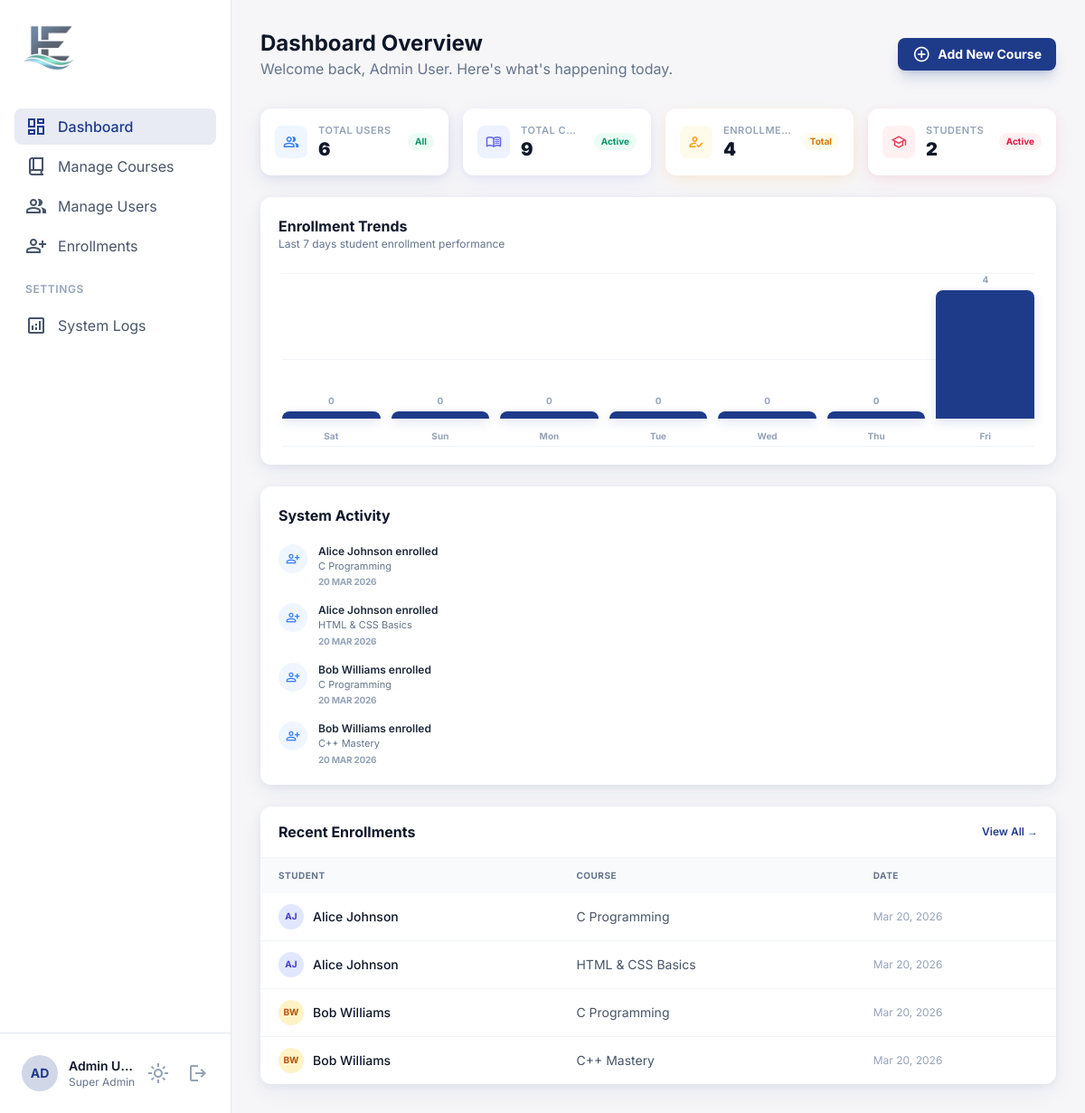
Page /admin/dashboard.php (signed in) on the committed database.
### tables this page shows
CREATE TABLE IF NOT EXISTS enrollments (
    id INT AUTO_INCREMENT PRIMARY KEY,
    student_id INT NOT NULL,
    course_id INT NOT NULL,
    enrolled_at DATETIME DEFAULT CURRENT_TIMESTAMP,
    UNIQUE KEY unique_enrollment (student_id, course_id),
    FOREIGN KEY (student_id) REFERENCES users(id) ON DELETE CASCADE,
    FOREIGN KEY (course_id) REFERENCES courses(id) ON DELETE CASCADE
);

CREATE TABLE IF NOT EXISTS users (
    id INT AUTO_INCREMENT PRIMARY KEY,
    name VARCHAR(150) NOT NULL,
    email VARCHAR(180) NOT NULL UNIQUE,
    password VARCHAR(255) NOT NULL,
    role ENUM('admin', 'instructor', 'student') NOT NULL DEFAULT 'student',
    status ENUM('active', 'inactive') NOT NULL DEFAULT 'active',
    created_at DATETIME DEFAULT CURRENT_TIMESTAMP
);

CREATE TABLE IF NOT EXISTS courses (
    id INT AUTO_INCREMENT PRIMARY KEY,
    title VARCHAR(200) NOT NULL,
    description TEXT,
    category VARCHAR(100) DEFAULT NULL,
    academic_year ENUM('First Year','Second Year','Third Year','Fourth Year') DEFAULT 'First Year',
    instructor_id INT DEFAULT NULL,
    status ENUM('active','draft') DEFAULT 'active',
    created_at DATETIME DEFAULT CURRENT_TIMESTAMP,
    FOREIGN KEY (instructor_id) REFERENCES users(id) ON DELETE SET NULL
);

### admin/dashboard.php (the view, shortened to what this page needs)
<?php
$db = getDB();
$totalUsers       = $db->query('SELECT COUNT(*) FROM users')->fetchColumn();
$totalCourses     = $db->query('SELECT COUNT(*) FROM courses')->fetchColumn();
$totalEnrollments = $db->query('SELECT COUNT(*) FROM enrollments')->fetchColumn();
$totalStudents    = $db->query('SELECT COUNT(*) FROM users WHERE role="student"')->fetchColumn();
$recentEnrollments = $db->query(
    'SELECT e.enrolled_at, u.name AS student_name, c.title AS course_title
     FROM enrollments e
     JOIN users u ON e.student_id = u.id
     JOIN courses c ON e.course_id = c.id
     ORDER BY e.enrolled_at DESC
     LIMIT 5'
)->fetchAll();
$trend = $db->query(
    'SELECT DATE(enrolled_at) as day, COUNT(*) as cnt
     FROM enrollments
     WHERE enrolled_at >= DATE_SUB(NOW(), INTERVAL 7 DAY)
     GROUP BY DATE(enrolled_at)
     ORDER BY day ASC'
)->fetchAll();
$actStmt = $db->query(
    'SELECT "enrollment" as type, u.name, c.title, e.enrolled_at as created_at
     FROM enrollments e JOIN users u ON e.student_id=u.id JOIN courses c ON e.course_id=c.id
     ORDER BY e.enrolled_at DESC LIMIT 5'
);
$recentActivity = $actStmt->fetchAll();
require_once '../includes/admin_sidebar.php';
?>
<div class="p-8">
  <div class="flex flex-col md:flex-row md:items-center justify-between gap-4 mb-8">
    <div>
      <h2 class="text-2xl font-bold text-slate-900 dark:text-white">Dashboard Overview</h2>
      <p class="text-slate-500 dark:text-slate-400">Welcome back, <?= htmlspecialchars($_SESSION['user_name']) ?>. Here's what's happening today.</p>
    </div>
    <div class="flex items-center gap-3">
      <a href="/CMS/admin/courses.php?action=add" class="flex items-center gap-2 px-4 py-2 bg-primary hover:bg-primary/90 text-white rounded-lg transition-all shadow-lg shadow-primary/20">
        <span class="material-symbols-outlined text-[20px]">add_circle</span>
        <span class="text-sm font-bold">Add New Course</span>
      </a>
    </div>
  </div>
  <div class="grid grid-cols-2 lg:grid-cols-4 gap-4 mb-6">
    <div class="bg-white dark:bg-slate-900 rounded-xl p-4 flex items-center gap-3" style="box-shadow:0 2px 8px rgba(30,59,138,0.08),0 8px 24px rgba(30,59,138,0.07)">
      <div class="size-9 rounded-lg bg-blue-50 dark:bg-blue-900/30 flex items-center justify-center flex-shrink-0">
        <span class="material-symbols-outlined text-blue-500 text-[18px]">group</span>
      </div>
      <div class="min-w-0">
        <p class="text-[11px] font-semibold text-slate-400 uppercase tracking-wider truncate">Total Users</p>
        <p class="text-xl font-black text-slate-900 dark:text-white leading-tight"><?= number_format($totalUsers) ?></p>
      </div>
      <span class="ml-auto text-[10px] font-bold text-emerald-600 bg-emerald-50 dark:bg-emerald-900/20 px-2 py-0.5 rounded-full shrink-0">All</span>
    </div>
    <div class="bg-white dark:bg-slate-900 rounded-xl p-4 flex items-center gap-3" style="box-shadow:0 2px 8px rgba(99,102,241,0.08),0 8px 24px rgba(99,102,241,0.07)">
      <div class="size-9 rounded-lg bg-indigo-50 dark:bg-indigo-900/30 flex items-center justify-center flex-shrink-0">
        <span class="material-symbols-outlined text-indigo-500 text-[18px]">menu_book</span>
      </div>
      <div class="min-w-0">
        <p class="text-[11px] font-semibold text-slate-400 uppercase tracking-wider truncate">Total Courses</p>
        <p class="text-xl font-black text-slate-900 dark:text-white leading-tight"><?= number_format($totalCourses) ?></p>
      </div>
      <span class="ml-auto text-[10px] font-bold text-emerald-600 bg-emerald-50 dark:bg-emerald-900/20 px-2 py-0.5 rounded-full shrink-0">Active</span>
    </div>
    <div class="bg-white dark:bg-slate-900 rounded-xl p-4 flex items-center gap-3" style="box-shadow:0 2px 8px rgba(245,158,11,0.08),0 8px 24px rgba(245,158,11,0.07)">
      <div class="size-9 rounded-lg bg-amber-50 dark:bg-amber-900/30 flex items-center justify-center flex-shrink-0">
        <span class="material-symbols-outlined text-amber-500 text-[18px]">how_to_reg</span>
      </div>
      <div class="min-w-0">
        <p class="text-[11px] font-semibold text-slate-400 uppercase tracking-wider truncate">Enrollments</p>
        <p class="text-xl font-black text-slate-900 dark:text-white leading-tight"><?= number_format($totalEnrollments) ?></p>
      </div>
      <span class="ml-auto text-[10px] font-bold text-amber-600 bg-amber-50 dark:bg-amber-900/20 px-2 py-0.5 rounded-full shrink-0">Total</span>
    </div>
    <div class="bg-white dark:bg-slate-900 rounded-xl p-4 flex items-center gap-3" style="box-shadow:0 2px 8px rgba(244,63,94,0.08),0 8px 24px rgba(244,63,94,0.07)">
      <div class="size-9 rounded-lg bg-rose-50 dark:bg-rose-900/30 flex items-center justify-center flex-shrink-0">
        <span class="material-symbols-outlined text-rose-500 text-[18px]">school</span>
      </div>
      <div class="min-w-0">
        <p class="text-[11px] font-semibold text-slate-400 uppercase tracking-wider truncate">Students</p>
        <p class="text-xl font-black text-slate-900 dark:text-white leading-tight"><?= number_format($totalStudents) ?></p>
      </div>
      <span class="ml-auto text-[10px] font-bold text-rose-600 bg-rose-50 dark:bg-rose-900/20 px-2 py-0.5 rounded-full shrink-0">Active</span>
    </div>
  </div>
  <div class="grid grid-cols-1 xl:grid-cols-3 gap-6">
    <div class="xl:col-span-2 bg-white dark:bg-slate-900 rounded-xl p-5" style="box-shadow:0 2px 8px rgba(30,59,138,0.07),0 8px 24px rgba(30,59,138,0.06)">
      <div class="flex items-center justify-between mb-6">
        <div>
          <h4 class="text-base font-bold text-slate-900 dark:text-white">Enrollment Trends</h4>
          <p class="text-xs text-slate-500">Last 7 days student enrollment performance</p>
        </div>
      </div>
      <?php
      $days = [];
      for ($i = 6; $i >= 0; $i--) {
          $day = date('Y-m-d', strtotime("-$i days"));
          $days[$day] = 0;
      }
      foreach ($trend as $t) {
          if (isset($days[$t['day']])) $days[$t['day']] = $t['cnt'];
      }
      $maxVal = max(array_values($days) ?: [1]);
      ?>
      <div class="relative h-48 mt-2">
        <div class="absolute inset-0 flex flex-col justify-between pointer-events-none px-1">
          <div class="border-t border-slate-100 dark:border-slate-800 w-full h-0"></div>
          <div class="border-t border-slate-100 dark:border-slate-800 w-full h-0"></div>
          <div class="border-t border-slate-100 dark:border-slate-800 w-full h-0"></div>
        </div>
        <div class="absolute inset-0 flex items-end gap-3 px-1 pb-1">
          <?php foreach ($days as $day => $cnt):
            $pct = $maxVal > 0 ? round(($cnt / $maxVal) * 85) : 0;
          ?>
          <div class="flex-1 flex flex-col items-center justify-end h-full">
            <span class="text-[10px] font-bold text-slate-400 mb-1"><?= $cnt ?></span>
            <div class="w-full bg-primary rounded-t-lg transition-all hover:bg-primary/80 relative cursor-default" style="height:<?= max($pct, 4) ?>%; min-height: 4px; box-shadow: 0 4px 12px rgba(30,59,138,0.15)">
            </div>
            <span class="text-[10px] text-slate-400 font-bold mt-3"><?= date('D', strtotime($day)) ?></span>
          </div>
          <?php endforeach; ?>
        </div>
      </div>
    </div>
    <div class="bg-white dark:bg-slate-900 rounded-xl p-5" style="box-shadow:0 2px 8px rgba(30,59,138,0.07),0 8px 24px rgba(30,59,138,0.06)">
      <h4 class="text-base font-bold text-slate-900 dark:text-white mb-5">System Activity</h4>
      <div class="space-y-4">
        <?php if (empty($recentActivity)): ?>
        <p class="text-sm text-slate-400">No recent activity.</p>
        <?php else: ?>
        <?php foreach ($recentActivity as $act): ?>
        <div class="flex gap-3 items-start">
          <div class="size-8 rounded-full bg-blue-50 dark:bg-blue-900/20 text-blue-500 flex items-center justify-center flex-shrink-0">
            <span class="material-symbols-outlined text-[16px]">person_add</span>
          </div>
          <div class="min-w-0">
            <p class="text-xs font-semibold text-slate-800 dark:text-slate-200 truncate"><?= htmlspecialchars($act['name']) ?> enrolled</p>
            <p class="text-[11px] text-slate-500 truncate"><?= htmlspecialchars($act['title']) ?></p>
            <p class="text-[10px] text-slate-400 mt-0.5 uppercase font-bold tracking-tight"><?= date('d M Y', strtotime($act['created_at'])) ?></p>
          </div>
        </div>
        <?php endforeach; ?>
        <?php endif; ?>
      </div>
    </div>
  </div>
  <div class="mt-6 bg-white dark:bg-slate-900 rounded-xl overflow-hidden" style="box-shadow:0 2px 8px rgba(30,59,138,0.07),0 8px 24px rgba(30,59,138,0.06)">
    <div class="px-5 py-4 border-b border-slate-100 dark:border-slate-800 flex items-center justify-between">
      <h4 class="text-base font-bold text-slate-900 dark:text-white">Recent Enrollments</h4>
      <a href="/CMS/admin/enrollments.php" class="text-primary text-xs font-semibold hover:underline">View All →</a>
    </div>
    <div class="overflow-x-auto">
      <table class="w-full text-left">
        <thead class="bg-slate-50 dark:bg-slate-800/50">
          <tr>
            <th class="px-5 py-3 text-[10px] font-bold text-slate-500 uppercase tracking-wider">Student</th>
            <th class="px-5 py-3 text-[10px] font-bold text-slate-500 uppercase tracking-wider">Course</th>
            <th class="px-5 py-3 text-[10px] font-bold text-slate-500 uppercase tracking-wider">Date</th>
          </tr>
        </thead>
        <tbody class="divide-y divide-slate-100 dark:divide-slate-800">
          <?php if (empty($recentEnrollments)): ?>
          <tr><td colspan="3" class="px-5 py-6 text-center text-sm text-slate-400">No enrollments yet.</td></tr>
          <?php else: ?>
          <?php foreach ($recentEnrollments as $e):
            $initials = implode('', array_map(fn($w)=>strtoupper($w[0]), explode(' ', $e['student_name'])));
            $colors = ['bg-indigo-100 text-indigo-700','bg-pink-100 text-pink-700','bg-amber-100 text-amber-700','bg-blue-100 text-blue-700'];
            $color = $colors[crc32($e['student_name']) % count($colors)];
          ?>
          <tr class="hover:bg-slate-50 dark:hover:bg-slate-800/30 transition-colors">
            <td class="px-5 py-3">
              <div class="flex items-center gap-2.5">
                <div class="size-7 rounded-full <?= $color ?> flex items-center justify-center text-[10px] font-bold uppercase"><?= htmlspecialchars(substr($initials,0,2)) ?></div>
                <span class="text-sm font-medium"><?= htmlspecialchars($e['student_name']) ?></span>
              </div>
            </td>
            <td class="px-5 py-3 text-sm text-slate-600 dark:text-slate-300"><?= htmlspecialchars($e['course_title']) ?></td>
            <td class="px-5 py-3 text-xs text-slate-400"><?= date('M d, Y', strtotime($e['enrolled_at'])) ?></td>
          </tr>
          <?php endforeach; ?>
          <?php endif; ?>
        </tbody>
      </table>
    </div>
  </div>
</div>
<?php require_once '../includes/admin_footer.php'; ?>

### includes/admin_sidebar.php (style rules this page uses)
body { font-family:'Inter',sans-serif; }
.material-symbols-outlined { font-variation-settings:'FILL' 0,'wght' 400,'GRAD' 0,'opsz' 24; }

### rows in the picture
enrollments: student.name "Alice Johnson", course.title "C Programming", enrolled_at "20 MAR 2026", student.name "AJ", enrolled_at "Mar 20, 2026"
enrollments: student.name "Alice Johnson", course.title "HTML & CSS Basics", enrolled_at "20 MAR 2026", student.name "AJ", enrolled_at "Mar 20, 2026"
enrollments: student.name "Bob Williams", course.title "C Programming", enrolled_at "20 MAR 2026", student.name "BW", enrolled_at "Mar 20, 2026"
enrollments: student.name "Bob Williams", course.title "C++ Mastery", enrolled_at "20 MAR 2026", student.name "BW", enrolled_at "Mar 20, 2026"

### other values in the picture
$item['label'] "Dashboard"
$item['label'] "Manage Courses"
$item['label'] "Manage Users"
$item['label'] "Enrollments"
$item['label'] "System Logs"
substr($_SESSION['user_name'] ?? 'A', 0, 2) "AD"
$_SESSION['user_name'] "Admin U…"
$_SESSION['user_name'] "Admin User"
$totalUsers "6"
$totalCourses "9"
$totalEnrollments "4"
$totalStudents "2"
$cnt "0"
date('D', strtotime($day)) "Sat"
date('D', strtotime($day)) "Sun"
